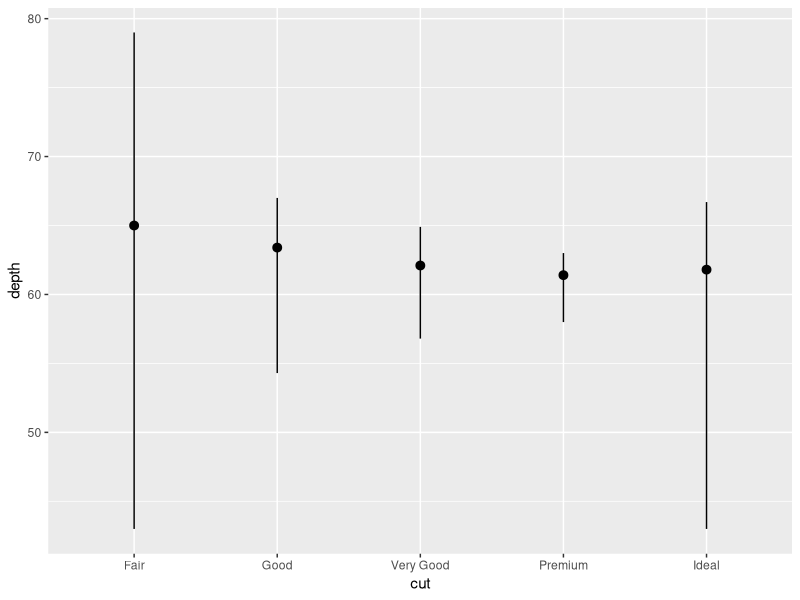
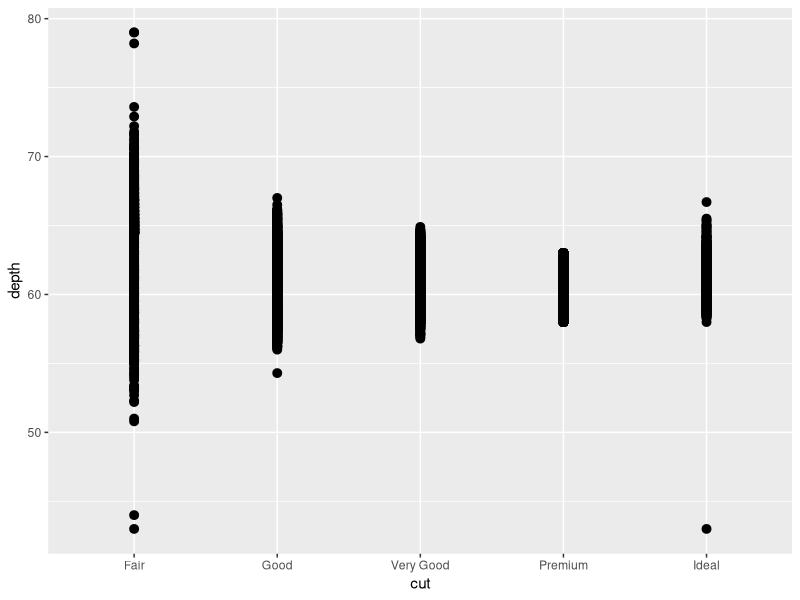
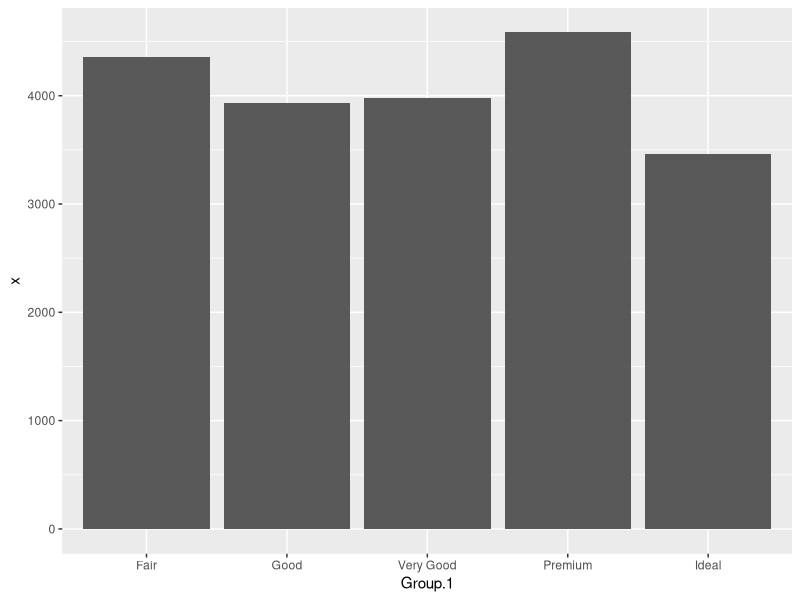
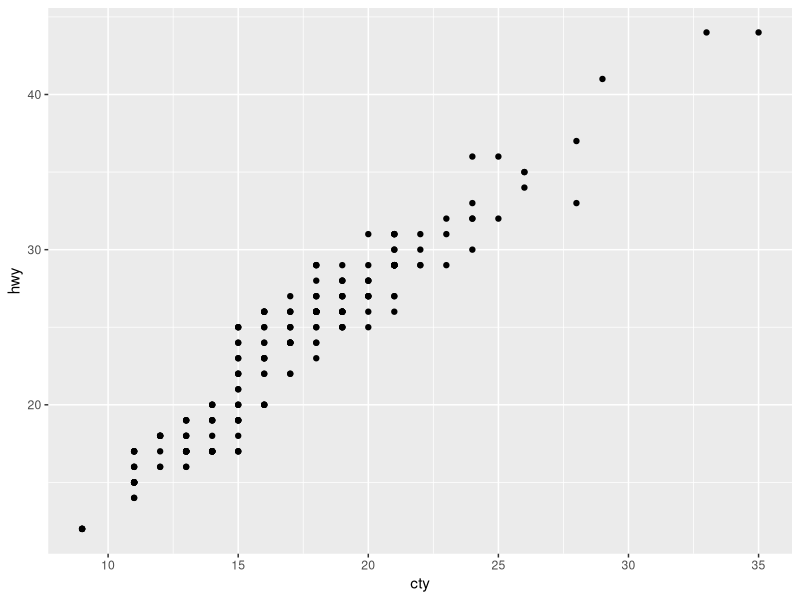
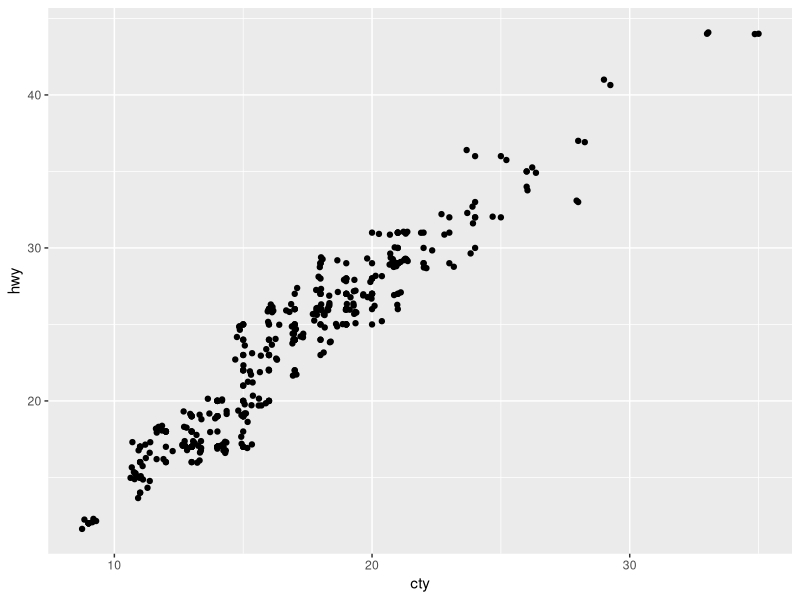
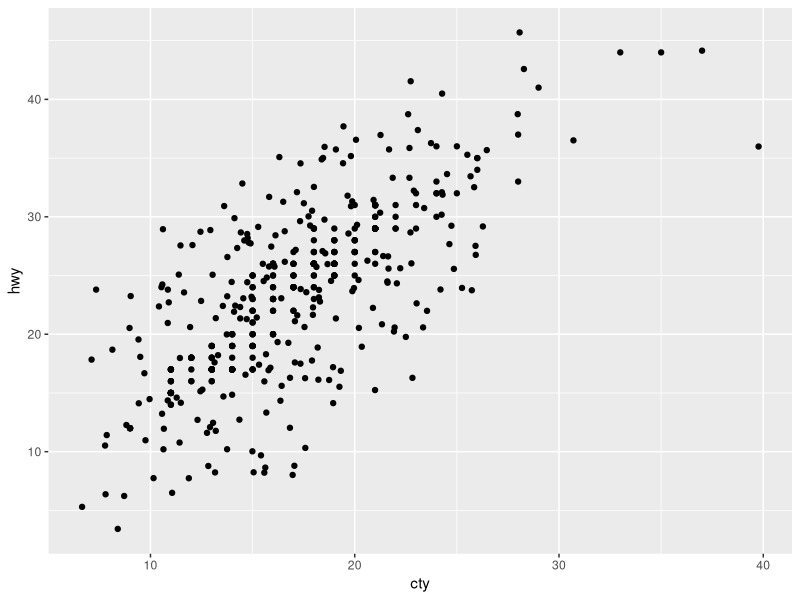
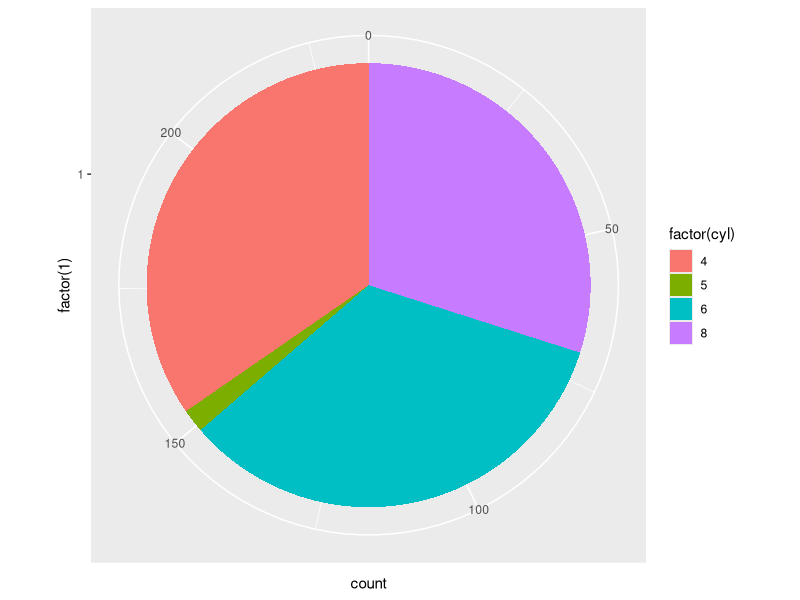
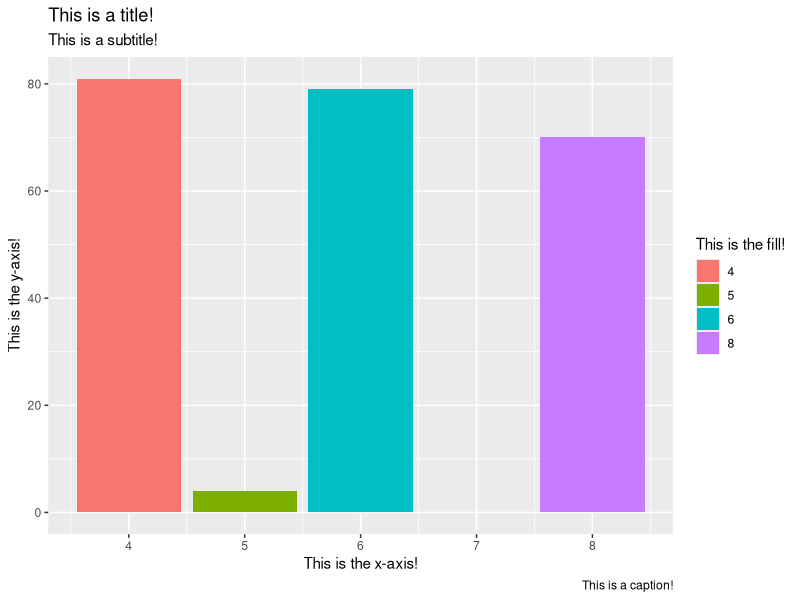

Write the R code that produced these figures, in order.
## ---- chunk 1
knitr::opts_chunk$set(echo = TRUE)
library(ggplot2)
library(magrittr)
## ---- chunk 2
# The previous plot looked like this.
ggplot(data = diamonds) +
  stat_summary(
    mapping = aes(x = cut, y = depth),
    fun.min = min,
    fun.max = max,
    fun = median
  )
## ---- chunk 3
ggplot(diamonds) +
  geom_pointrange(aes(cut, depth, min = depth, max = depth))
## ---- chunk 4
# An example of this would be plotting exactly x to y values.
aggregate.data.frame(diamonds$price, list(diamonds$cut), mean, na.rm = T) %>%
  print(.) %>%
  ggplot(aes(Group.1, x)) +
  geom_col()
## ---- chunk 5
# This is the origninal plot given...
ggplot(data = mpg, mapping = aes(x = cty, y = hwy)) + 
  geom_point()
## ---- chunk 6
ggplot(data = mpg, mapping = aes(x = cty, y = hwy)) + 
  geom_point() +
  geom_jitter()
## ---- chunk 7
# To control the amount of jittering, you could add the width and the height.
ggplot(data = mpg, mapping = aes(x = cty, y = hwy)) + 
  geom_point() +
  geom_jitter(width = 5, height = 10)
## ---- chunk 8
ggplot(mpg, aes(factor(1), fill = factor(cyl))) +
  geom_bar(width = 1) +
  coord_polar(theta = 'y')
## ---- chunk 9
ggplot(mpg, aes(cyl, fill = as.factor(cyl))) +
    geom_bar() +
    labs(title = "This is a title!",
         subtitle = "This is a subtitle!",
         x = "This is the x-axis!",
         y = "This is the y-axis!",
         fill = "This is the fill!",
         caption = "This is a caption!")
